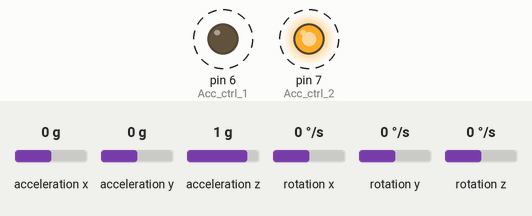
This sketch was run on a simulated Arduino Uno, built with avr-gcc and run on an emulated ATmega328P. Parts: output pins drawn as LEDs (lit = HIGH). Wiring (inferred from the names in the program): MPU-6050 motion sensor at I2C address 0x69. Dashed ring = blinking. The test bench sets the inputs (shaded band); at power-on: acceleration x 0 g, acceleration y 0 g, acceleration z 1 g, rotation x 0 °/s, rotation y 0 °/s, rotation z 0 °/s. What the sketch prints to the serial monitor is not drawn.

Above: at 1.2 s.
1.3 s: acceleration x set to -1.4 g
4.3 s: acceleration y set to -1.4 g
7.3 s: acceleration z set to 0 g
10.3 s: rotation x set to -192 °/s
Timing chart, 0 to 14.3 s (numbered marks = the images above; inputs shaded):
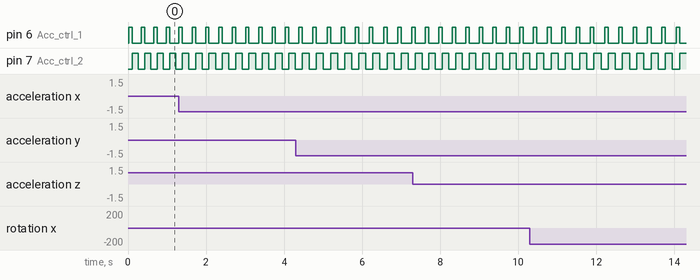

Measured:
- by itself, pin 6 (Acc_ctrl_1): alternates HIGH for 0.09 s and LOW for 0.27 s
- by itself, pin 7 (Acc_ctrl_2): alternates HIGH for 0.18 s and LOW for 0.18 s

The sketch:

MPU6050_Multi.ino
```cpp
// Dr. Prashan Premaratne
//21/10/2014
//University of Wollongong
#include "Wire.h"
const int MPU=0x69;  // I2C address of the MPU-6050// This is valid only
//when AD0 is HIGH
int16_t AcX,AcY,AcZ,Tmp,GyX,GyY,GyZ;


int Acc_ctrl_1 = 6;
int Acc_ctrl_2 = 7;

void setup() {

  Wire.begin(); // wake up I2C bus
// set I/O pins to outputs


  Wire.beginTransmission(MPU);
  Wire.write(0x6B);  // PWR_MGMT_1 register
  Wire.write(0);     // set to zero (wakes up the MPU-6050)
  Wire.endTransmission(true);
  Serial.begin(9600);

    pinMode(Acc_ctrl_1, OUTPUT);  //S0
    pinMode(Acc_ctrl_2, OUTPUT);  //S1

    //S0=1, S1=2 and S2=4  so Y0= S0=0,S1=0,S2=0,  Y4=S0=0,S1=0,S2=1
}

void loop() {
    // control signal for First Accelerometer
    digitalWrite(Acc_ctrl_1, LOW);
    digitalWrite(Acc_ctrl_2, LOW);

    //Enable the MUX Chip 1 - Active Low
    readAccele();
    delay(5);

    // control signal for SECOND Accelerometer
    digitalWrite(Acc_ctrl_1, HIGH);
    digitalWrite(Acc_ctrl_2, LOW);

    readAccele();
    delay(5);

   // control signal for THIRD  Accelerometer
    digitalWrite(Acc_ctrl_1, LOW);
    digitalWrite(Acc_ctrl_2, HIGH);

    readAccele();
    delay(5);

    readAccele();
    delay(5);

}
void readAccele()
{
  Wire.beginTransmission(MPU);// I2C address code thanks to John Boxall
  Wire.write(0x3B);  // starting with register 0x3B (ACCEL_XOUT_H)
  Wire.endTransmission(false);
  Wire.requestFrom(MPU,14,true);  // request a total of 14 registers
  AcX=Wire.read()<<8|Wire.read();  // 0x3B (ACCEL_XOUT_H) & 0x3C (ACCEL_XOUT_L)
  AcY=Wire.read()<<8|Wire.read();  // 0x3D (ACCEL_YOUT_H) & 0x3E (ACCEL_YOUT_L)
  AcZ=Wire.read()<<8|Wire.read();  // 0x3F (ACCEL_ZOUT_H) & 0x40 (ACCEL_ZOUT_L)
  Tmp=Wire.read()<<8|Wire.read();  // 0x41 (TEMP_OUT_H) & 0x42 (TEMP_OUT_L)
  GyX=Wire.read()<<8|Wire.read();  // 0x43 (GYRO_XOUT_H) & 0x44 (GYRO_XOUT_L)
  GyY=Wire.read()<<8|Wire.read();  // 0x45 (GYRO_YOUT_H) & 0x46 (GYRO_YOUT_L)
  GyZ=Wire.read()<<8|Wire.read();  // 0x47 (GYRO_ZOUT_H) & 0x48 (GYRO_ZOUT_L)
  Serial.print("AcX = "); Serial.print(AcX);
  Serial.print(" | AcY = "); Serial.print(AcY);
  Serial.print(" | AcZ = "); Serial.print(AcZ);
  Serial.print(" | Tmp = "); Serial.print(Tmp/340.00+36.53);  //equation for temperature in degrees C from datasheet
  Serial.print(" | GyX = "); Serial.print(GyX);
  Serial.print(" | GyY = "); Serial.print(GyY);
  Serial.print(" | GyZ = "); Serial.println(GyZ);
  delay(5);
}
```
